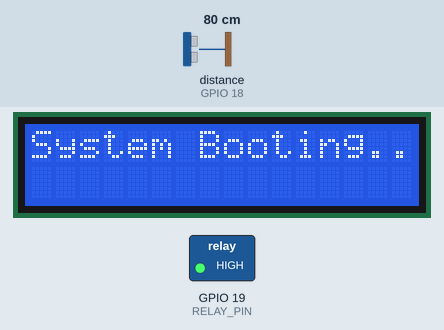
Recording of a sketch running on a simulated ESP32. Shown: 16×2 character LCD, switched loads named in the sketch (green lamp = pin HIGH). Wiring (inferred from the names in the program): ultrasonic range finder: trigger GPIO 5; echo GPIO 18. Inputs (shaded band) come from the test bench; at power-on: distance to the obstacle (sensor on GPIO 18) 80 cm. The echo pulse lasts 58.3 µs per cm; WiFi joins after 1.5 s; servers stay silent unless stated; network time is answered at once with the bench clock; the local clock reads 2024-03-15 10:24:30 at power-on unless the sketch sets it; no MQTT or app messages arrive unless stated; pins used as bus, display or sensor lines are not drawn; what the sketch prints to the serial monitor is not drawn.

Above: at 1.1 s.
At 5.6 s:
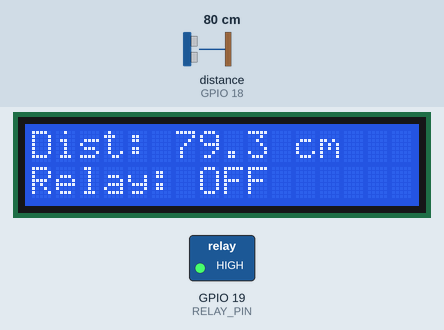
5.7 s: distance to the obstacle (sensor on GPIO 18) set to 2 cm
At 10.9 s:
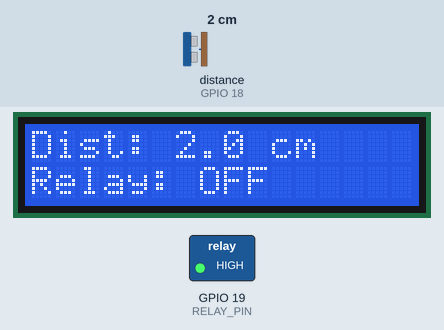
11.5 s: distance to the obstacle (sensor on GPIO 18) set to 4 cm
At 15.7 s:
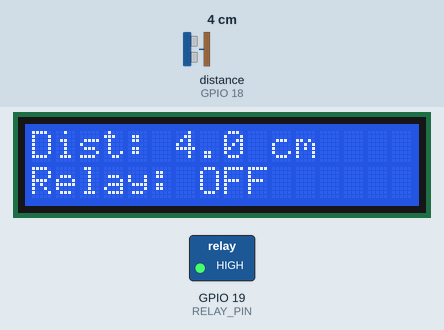
18.0 s: distance to the obstacle (sensor on GPIO 18) set to 9 cm
At 20.7 s:
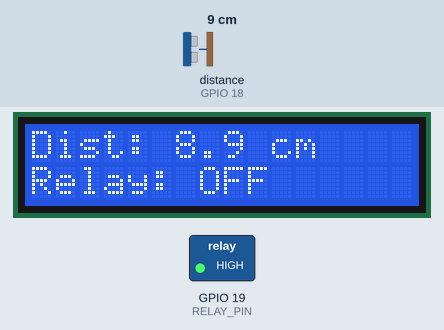
Timing chart, 0 to 22.2 s (numbered marks = the images above; inputs shaded):
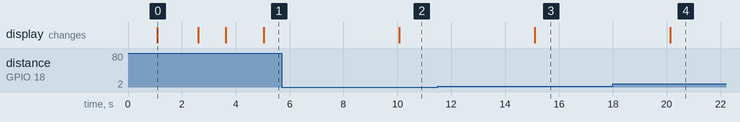

The sketch:

esp32_mqtt_relay_sensor.ino
```cpp
/*
 * ESP32 MQTT 继电器控制 & 超声波传感器上报
 *
 * 功能特性：
 * - 结合 MQTT 控制继电器与 HC-SR04 超声波测距
 * - I2C LCD 显示当前距离和继电器状态
 * - 符合 iot/sensors/{device_id}/control 控制主题格式
 * - 符合 iot/sensors/{device_id}/status 状态上报格式
 * - 支持 turn_on, turn_off, toggle 继电器控制命令
 * - 支持 current_status 查询当前状态
 * - 支持 set_status_interval 设置状态上报间隔（心跳）
 * - 定期上报继电器状态和超声波距离数据
 * - NTP 时间同步，提供准确的时间戳
 * - 自动重连机制
 */

#include <WiFi.h>
#include <PubSubClient.h>
#include <NTPClient.h>
#include <WiFiUdp.h>
#include <ArduinoJson.h>
#include <Wire.h>
#include <LiquidCrystal_I2C.h>

// ============ 引脚定义 ============
#define RELAY_PIN 19         // 继电器信号线 (由于18被超声波占用，继电器改用19)
#define RELAY_ACTIVE_LOW 1   // 1 表示低电平触发，0 表示高电平触发

#define TRIG_PIN 5           // 超声波 TRIG
#define ECHO_PIN 18          // 超声波 ECHO (参考HC_with_liquid_dis.ino, 修改为18)

// ============ LCD 设置 ============
// LCD 地址通常为 0x27, 16列, 2行
LiquidCrystal_I2C lcd(0x27, 16, 2);

// ============ 设备标识 ============
const char* DEVICE_ID = "esp32_combo_001";

// ============ WiFi配置 ============
const char* WIFI_SSID = "YOUR_WIFI_SSID";
const char* WIFI_PASSWORD = "YOUR_WIFI_PASSWORD";

// ============ MQTT配置 ============
const char* MQTT_SERVER = "YOUR_MQTT_BROKER_IP";
const int MQTT_PORT = 1883;
const char* MQTT_USERNAME = "";
const char* MQTT_PASSWORD = "";

String MQTT_TOPIC_CONTROL;
String MQTT_TOPIC_STATUS;
String MQTT_TOPIC_DATA;

// ============ NTP配置 ============
const char* NTP_SERVER = "ntp.aliyun.com";
const long UTC_OFFSET = 0; // 若需要北京时间可设为 8 * 3600
WiFiUDP ntpUDP;
NTPClient timeClient(ntpUDP, NTP_SERVER, UTC_OFFSET, 60000);

// ============ 全局对象 ============
WiFiClient espClient;
PubSubClient mqttClient(espClient);

// ============ 运行参数 ============
bool currentRelayState = false;
int statusReportInterval = 10;      // 状态上报间隔（秒），默认设为10秒以更快看到距离变化
int samplingInterval = 5000;        // 超声波数据采集间隔（毫秒），默认5000ms(5秒)
bool isEnabled = true;              // 是否启用传感器测距及上报
unsigned long lastStatusReportTime = 0;
float currentDistanceCm = 0.0;

// ============ 辅助函数 ============

void setRelay(bool state) {
  currentRelayState = state;
  if (RELAY_ACTIVE_LOW) {
    digitalWrite(RELAY_PIN, state ? LOW : HIGH);
  } else {
    digitalWrite(RELAY_PIN, state ? HIGH : LOW);
  }
}

void updateLCD() {
  lcd.setCursor(0, 0);
  lcd.print("Dist: ");
  if (!isEnabled) {
    lcd.print("Disabled   ");
  } else if (currentDistanceCm > 400 || currentDistanceCm < 0) {
    lcd.print("Out Range  ");
  } else {
    lcd.print(currentDistanceCm, 1);
    lcd.print(" cm       ");
  }

  lcd.setCursor(0, 1);
  lcd.print("Relay: ");
  lcd.print(currentRelayState ? "ON " : "OFF");
}

float measureDistance() {
  digitalWrite(TRIG_PIN, LOW);
  delayMicroseconds(2);
  digitalWrite(TRIG_PIN, HIGH);
  delayMicroseconds(10);
  digitalWrite(TRIG_PIN, LOW);

  // 增加合理的超时时间（30000微秒约为5米），防止 pulseIn 在未检测到回波时阻塞主循环长达 1 秒
  long duration = pulseIn(ECHO_PIN, HIGH, 30000);

  if (duration == 0) return -1.0; // 超时或超出范围返回 -1.0

  // 距离 = (时间 * 声速) / 2 (来回)
  return duration * 0.034 / 2;
}

void sendSensorData(float distance) {
  timeClient.update();

  StaticJsonDocument<256> doc;
  doc["sensor_id"] = DEVICE_ID;

  JsonObject data = doc.createNestedObject("data");
  data["distance_cm"] = distance;

  doc["timestamp"] = timeClient.getEpochTime();

  String jsonString;
  serializeJson(doc, jsonString);

  if (mqttClient.publish(MQTT_TOPIC_DATA.c_str(), jsonString.c_str())) {
    Serial.print(F("✓ 数据上报: dist="));
    Serial.print(distance);
    Serial.println(F("cm"));
  } else {
    Serial.println(F("✗ 数据上报失败"));
  }
}

// ============ 状态上报 ============

void sendStatusUpdate(const char* event, const char* checkCode = nullptr) {
  timeClient.update();

  StaticJsonDocument<384> doc;

  doc["sensor_id"] = DEVICE_ID;
  doc["event"] = event;
  doc["timestamp"] = timeClient.getEpochTime();

  JsonObject status = doc.createNestedObject("status");
  status["relay_state"] = currentRelayState ? "ON" : "OFF";
  status["is_enabled"] = isEnabled;
  status["samplingInterval"] = samplingInterval;
  status["statusReportInterval"] = statusReportInterval;

  if (checkCode != nullptr && checkCode[0] != '\0') {
    doc["check_code"] = checkCode;
  }

  String jsonString;
  serializeJson(doc, jsonString);

  if (mqttClient.publish(MQTT_TOPIC_STATUS.c_str(), jsonString.c_str())) {
    Serial.print(F("✓ 状态上报: event="));
    Serial.print(event);
    Serial.print(F(" relay="));
    Serial.print(currentRelayState ? "ON" : "OFF");
    Serial.print(F(" dist="));
    Serial.print(currentDistanceCm);
    Serial.println(F("cm"));
  } else {
    Serial.println(F("✗ 状态上报失败"));
  }
}

// ============ MQTT 控制命令处理 ============

void mqttCallback(char* topic, byte* payload, unsigned int length) {
  StaticJsonDocument<256> doc;
  DeserializationError error = deserializeJson(doc, payload, length);

  if (error) {
    Serial.println(F("✗ JSON解析失败"));
    return;
  }

  const char* command = doc["command"];
  if (!command) return;

  const char* checkCode = doc["check_code"].as<const char*>();
  if (checkCode == nullptr) checkCode = "";

  if (strcmp(command, "turn_on") == 0) {
    setRelay(true);
    sendStatusUpdate("relay_on", checkCode);
  }
  else if (strcmp(command, "turn_off") == 0) {
    setRelay(false);
    sendStatusUpdate("relay_off", checkCode);
  }
  else if (strcmp(command, "toggle") == 0) {
    setRelay(!currentRelayState);
    sendStatusUpdate("relay_toggled", checkCode);
  }
  else if (strcmp(command, "current_status") == 0) {
    sendStatusUpdate("check_current_status", checkCode);
  }
  else if (strcmp(command, "set_status_interval") == 0) {
    int newInterval = doc["interval"].as<int>();
    if (newInterval >= 1 && newInterval <= 3600) {
      statusReportInterval = newInterval;
      lastStatusReportTime = millis();
      sendStatusUpdate("status_interval_updated", checkCode);
    }
  }
  else if (strcmp(command, "set_data_interval") == 0) {
    int newInterval = doc["interval"].as<int>();
    if (newInterval >= 100 && newInterval <= 60000) { // 限制在 100ms 到 60000ms (60秒)
      samplingInterval = newInterval;
      sendStatusUpdate("data_interval_updated", checkCode);
    }
  }
  else if (strcmp(command, "enable") == 0) {
    isEnabled = true;
    Serial.println(F("✓ 传感器已启用"));
    sendStatusUpdate("sensor_enabled", checkCode);
  }
  else if (strcmp(command, "disable") == 0) {
    isEnabled = false;
    Serial.println(F("✓ 传感器已禁用"));
    sendStatusUpdate("sensor_disabled", checkCode);
  }
  updateLCD();
}

void mqttReconnect() {
  while (!mqttClient.connected() && WiFi.status() == WL_CONNECTED) {
    String clientId = "ESP32-" + String(DEVICE_ID);
    bool connected = (strlen(MQTT_USERNAME) > 0) ?
      mqttClient.connect(clientId.c_str(), MQTT_USERNAME, MQTT_PASSWORD) :
      mqttClient.connect(clientId.c_str());

    if (connected) {
      mqttClient.subscribe(MQTT_TOPIC_CONTROL.c_str());
      sendStatusUpdate("online");
      lastStatusReportTime = millis();
    } else {
      delay(5000);
    }
  }
}

// ============ 初始化函数 ============

void setupSerial() {
  Serial.begin(115200);
  delay(1000);
  Serial.println(F("\n========================================"));
  Serial.println(F("  ESP32 MQTT 继电器 & 超声波传感器"));
  Serial.println(F("========================================"));
  Serial.print(F("设备ID: "));
  Serial.println(DEVICE_ID);
}

void setupPins() {
  pinMode(RELAY_PIN, OUTPUT);
  setRelay(false); // 默认关闭继电器

  pinMode(TRIG_PIN, OUTPUT);
  pinMode(ECHO_PIN, INPUT);
  Serial.println(F("✓ 引脚初始化完成"));
}

void setupLCD() {
  lcd.init();
  lcd.backlight();
  lcd.setCursor(0, 0);
  lcd.print("System Booting..");
  Serial.println(F("✓ LCD 初始化完成"));
}

void setupWiFi() {
  Serial.print(F("连接WiFi: "));
  Serial.println(WIFI_SSID);

  WiFi.mode(WIFI_STA);
  WiFi.begin(WIFI_SSID, WIFI_PASSWORD);

  int attempts = 0;
  while (WiFi.status() != WL_CONNECTED && attempts < 30) {
    delay(500);
    Serial.print(".");
    attempts++;
  }
  Serial.println();

  if (WiFi.status() == WL_CONNECTED) {
    Serial.println(F("✓ WiFi连接成功"));
    Serial.print(F("IP地址: "));
    Serial.println(WiFi.localIP());

    lcd.clear();
    lcd.print("WiFi Connected!");
    delay(1000);
    lcd.clear();
  } else {
    Serial.println(F("✗ WiFi连接失败"));
    lcd.clear();
    lcd.print("WiFi Failed!");
  }
}

void setupMQTT() {
  MQTT_TOPIC_CONTROL = "iot/sensors/" + String(DEVICE_ID) + "/control";
  MQTT_TOPIC_STATUS = "iot/sensors/" + String(DEVICE_ID) + "/status";
  MQTT_TOPIC_DATA = "iot/sensors/" + String(DEVICE_ID) + "/data";

  mqttClient.setServer(MQTT_SERVER, MQTT_PORT);
  mqttClient.setCallback(mqttCallback);
  mqttClient.setBufferSize(512);

  Serial.println(F("✓ MQTT配置完成"));
  Serial.print(F("控制主题: "));
  Serial.println(MQTT_TOPIC_CONTROL);
  Serial.print(F("状态主题: "));
  Serial.println(MQTT_TOPIC_STATUS);
  Serial.print(F("数据主题: "));
  Serial.println(MQTT_TOPIC_DATA);
}

void setupNTP() {
  timeClient.begin();
  timeClient.update();
  Serial.println(F("✓ NTP时间同步完成"));
}

void setup() {
  setupSerial();
  setupPins();
  setupLCD();
  setupWiFi();
  setupMQTT();
  setupNTP();

  Serial.println(F("========================================"));
  Serial.println(F("系统启动完成，等待控制命令..."));
  Serial.println(F("========================================\n"));
}

// ============ 主循环 ============

void loop() {
  if (WiFi.status() != WL_CONNECTED) {
    WiFi.reconnect();
    delay(1000);
    return;
  }

  if (!mqttClient.connected()) {
    mqttReconnect();
  }
  mqttClient.loop();

  // 定期测量距离并更新 LCD
  static unsigned long lastMeasureTime = 0;
  if (millis() - lastMeasureTime >= samplingInterval) {
    if (isEnabled) {
      currentDistanceCm = measureDistance();
      sendSensorData(currentDistanceCm);
    }
    updateLCD();
    lastMeasureTime = millis();
  }

  // 定期上报状态 (包含继电器和距离数据)
  if (millis() - lastStatusReportTime >= statusReportInterval * 1000UL) {
    sendStatusUpdate("heartbeat");
    lastStatusReportTime = millis();
  }
}
```

Measured:
- after the input at 5.7 s, the display: changes after 4.4 s (image 2)
- after the input at 11.5 s, the display: changes after 3.6 s (image 3)
- after the input at 18.0 s, the display: changes after 2.1 s (image 4)
- what the display in image 0 shows lasts 1.5 s, from 1.1 s to 2.6 s
